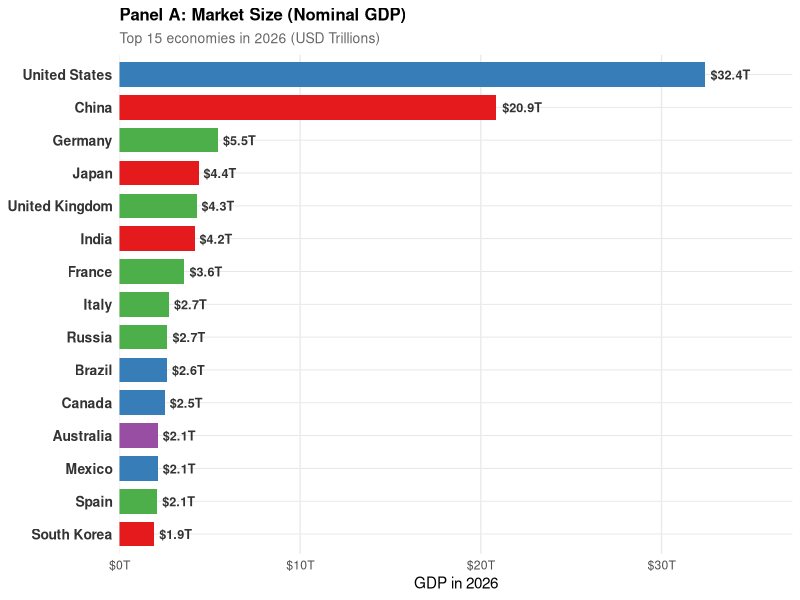
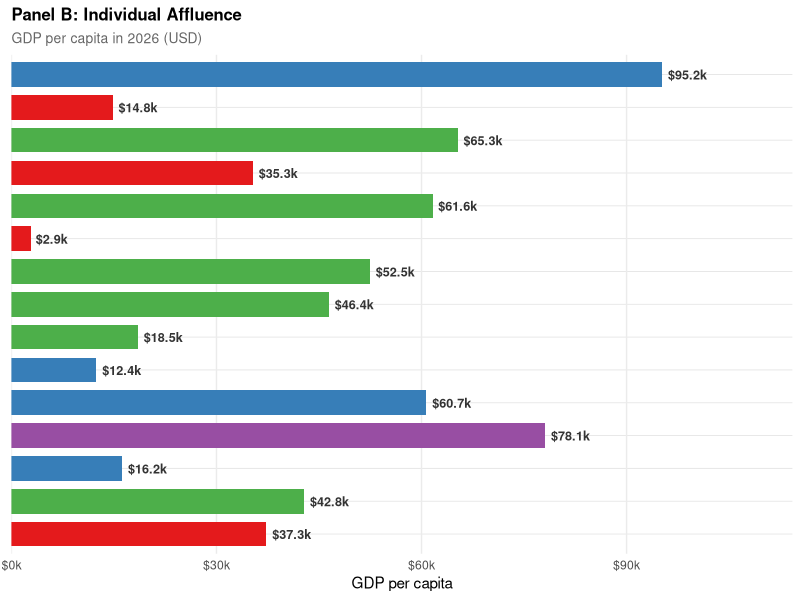
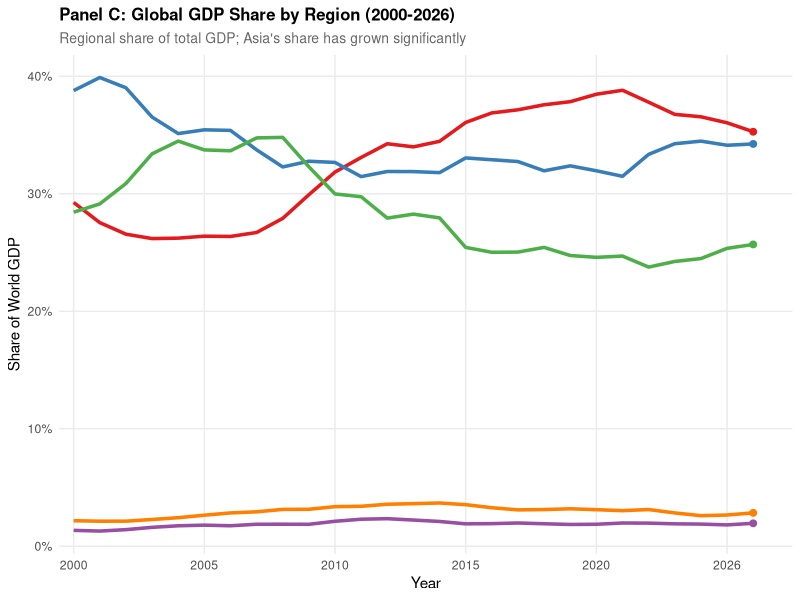
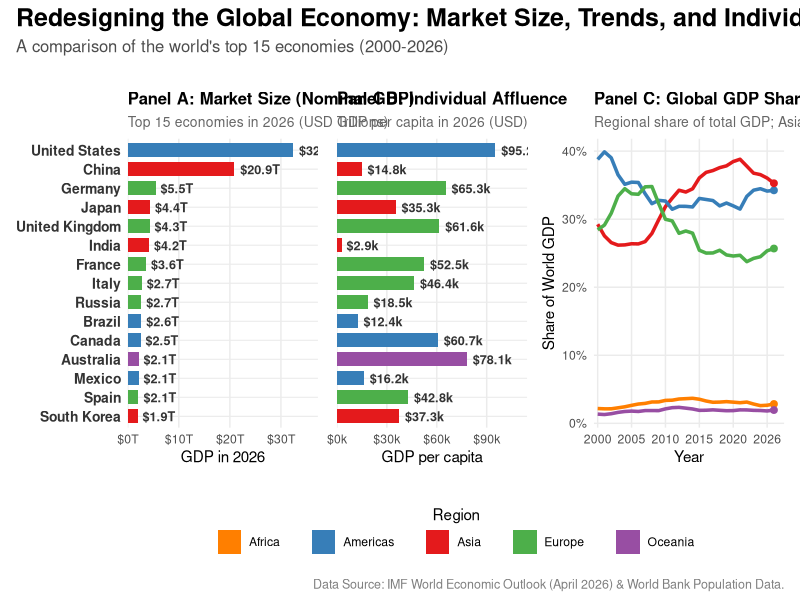
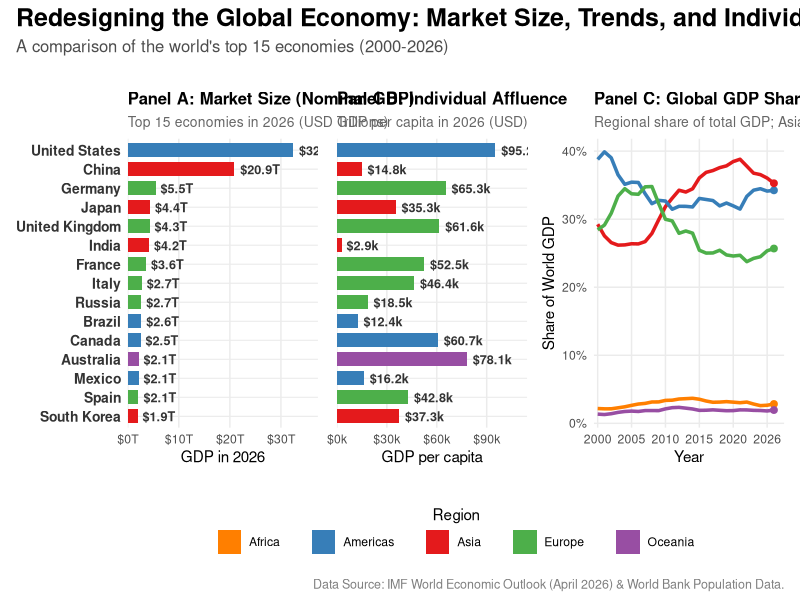

Write the R code that produced these figures, in order.
## ---- chunk 1
#| label: setup
library(tidyverse)
library(scales)
library(patchwork)
theme_set(theme_minimal(base_size = 12))
## ---- chunk 2
#| label: data-prep

# Data Loading
gdp_2026_pc <- read_csv("data/gdp_2026_with_percapita.csv", show_col_types = FALSE)
gdp_long <- read_csv("data/gdp_clean_long.csv", show_col_types = FALSE)

# Color Palette (ColorBrewer Set1)
region_pal <- brewer_pal(palette = "Set1")
region_colors <- setNames(region_pal(5), c("Asia", "Americas", "Europe", "Oceania", "Africa"))

# Top 15 economies by total GDP, ordered for plotting
top_15 <- gdp_2026_pc |>
  slice_max(gdp_usd_tn, n = 15) |>
  mutate(country = fct_reorder(country, gdp_usd_tn)) |>
  mutate(region = factor(region, levels = names(region_colors)))

# Regional GDP share over time (2000–2026)
regional_trend <- gdp_long |>
  filter(!is.na(region), year >= 2000, year <= 2026) |>
  group_by(year, region) |>
  summarize(gdp_usd_tn = sum(gdp_usd_tn), .groups = "drop_last") |>
  mutate(share = gdp_usd_tn / sum(gdp_usd_tn))

# Order regions by 2026 GDP (largest first)
region_order <- regional_trend |>
  filter(year == 2026) |>
  arrange(desc(gdp_usd_tn)) |>
  pull(region)

regional_trend <- regional_trend |>
  mutate(region = factor(region, levels = region_order))

## ---- chunk 3
#| label: plot-a
plot_a <- ggplot(top_15, aes(x = gdp_usd_tn, y = country, fill = region)) +
  geom_col(width = 0.75, show.legend = FALSE) +
  geom_text(
    aes(label = sprintf("$%.1fT", gdp_usd_tn)),
    hjust = -0.15,
    color = "gray20",
    fontface = "bold",
    size = 3.2
  ) +
  scale_x_continuous(
    expand = expansion(mult = c(0, 0.15)),
    labels = label_dollar(suffix = "T")
  ) +
  scale_fill_manual(values = region_colors) +
  labs(
    title = "Panel A: Market Size (Nominal GDP)",
    subtitle = "Top 15 economies in 2026 (USD Trillions)",
    x = "GDP in 2026",
    y = NULL
  ) +
  theme_minimal(base_size = 11) +
  theme(
    panel.grid.major.y = element_line(color = "gray90", linewidth = 0.3),
    panel.grid.minor = element_blank(),
    plot.title = element_text(face = "bold", size = 12),
    plot.subtitle = element_text(color = "gray40", size = 10),
    axis.text.y = element_text(face = "bold", color = "gray20", size = 10)
  )

plot_a
## ---- chunk 4
#| label: plot-b
plot_b_affluence <- ggplot(top_15, aes(x = gdp_per_capita, y = country, fill = region)) +
  geom_col(width = 0.75, show.legend = FALSE) +
  geom_text(
    aes(label = sprintf("$%.1fk", gdp_per_capita / 1000)),
    hjust = -0.15,
    color = "gray20",
    fontface = "bold",
    size = 3.2
  ) +
  scale_x_continuous(
    expand = expansion(mult = c(0, 0.2)),
    labels = label_dollar(scale = 0.001, suffix = "k")
  ) +
  scale_fill_manual(values = region_colors) +
  labs(
    title = "Panel B: Individual Affluence",
    subtitle = "GDP per capita in 2026 (USD)",
    x = "GDP per capita",
    y = NULL
  ) +
  theme_minimal(base_size = 11) +
  theme(
    panel.grid.major.y = element_line(color = "gray90", linewidth = 0.3),
    panel.grid.minor = element_blank(),
    plot.title = element_text(face = "bold", size = 12),
    plot.subtitle = element_text(color = "gray40", size = 10),
    axis.text.y = element_blank()
  )

plot_b_affluence
## ---- chunk 5
#| label: plot-c
# Extract 2026 data for direct labels
label_data <- regional_trend |>
  filter(year == 2026)

plot_c_trends <- ggplot(regional_trend, aes(x = year, y = share, color = region, group = region)) +
  geom_line(linewidth = 1.2, show.legend = FALSE) +
  geom_point(data = label_data, size = 2.0, show.legend = FALSE) +
  scale_x_continuous(
    limits = c(2000, 2027.5),
    breaks = seq(2000, 2025, by = 5),
    labels = c("2000", "2005", "2010", "2015", "2020", "2026"),
    expand = expansion(mult = c(0.02, 0))
  ) +
  scale_y_continuous(
    labels = label_percent(),
    breaks = seq(0, 0.4, by = 0.1)
  ) +
  scale_color_manual(values = region_colors) +
  labs(
    title = "Panel C: Global GDP Share by Region (2000-2026)",
    subtitle = "Regional share of total GDP; Asia's share has grown significantly",
    x = "Year",
    y = "Share of World GDP"
  ) +
  theme_minimal(base_size = 11) +
  theme(
    panel.grid.minor = element_blank(),
    plot.title = element_text(face = "bold", size = 12),
    plot.subtitle = element_text(color = "gray40", size = 10)
  )

plot_c_trends
## ---- chunk 6
#| label: dashboard-combine
#| fig-width: 14
#| fig-height: 6.5

# Legend plot (one row per region for the legend keys)
legend_data <- tibble(region = names(region_colors))
region_legend <- ggplot(legend_data, aes(x = 1, y = 1, fill = region)) +
  geom_tile(alpha = 0) +
  scale_fill_manual(values = region_colors, drop = FALSE) +
  guides(fill = guide_legend(nrow = 1, title = "Region",
    title.position = "top", override.aes = list(alpha = 1))) +
  theme_void() +
  theme(
    legend.position = "bottom",
    legend.key.spacing.x = unit(0.8, "cm"),
    legend.title = element_text(hjust = 0.5),
    legend.margin = margin(t = 3, b = 3),
    plot.margin = margin(0, 0, 0, 0)
  )

combined_plot <- plot_a + plot_b_affluence + plot_c_trends + region_legend +
  plot_layout(
    design = "
      AAABBBCCC
      AAABBBCCC
      ##DDDDD##
    ",
    heights = c(1, 1, 0.14)
  ) +
  plot_annotation(
    title = "Redesigning the Global Economy: Market Size, Trends, and Individual Affluence",
    subtitle = "A comparison of the world's top 15 economies (2000-2026)",
    caption = "Data Source: IMF World Economic Outlook (April 2026) & World Bank Population Data.",
    theme = theme(
      plot.title = element_text(size = 18, face = "bold", hjust = 0, margin = margin(b = 5)),
      plot.subtitle = element_text(size = 12, hjust = 0, color = "gray30", margin = margin(b = 20)),
      plot.caption = element_text(size = 9, color = "gray50", margin = margin(t = 15))
    )
  )

ggsave("gdp_redesign.png", combined_plot, width = 14, height = 6.5, dpi = 300)

combined_plot
